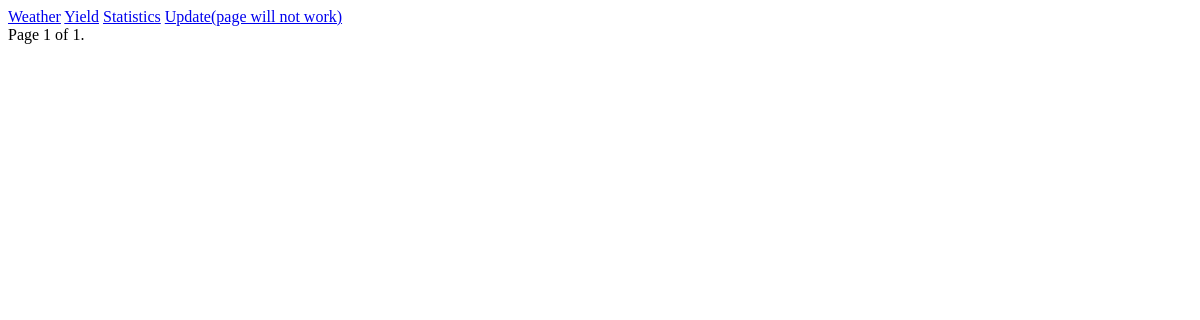
Before: /api/yield with the older database file.
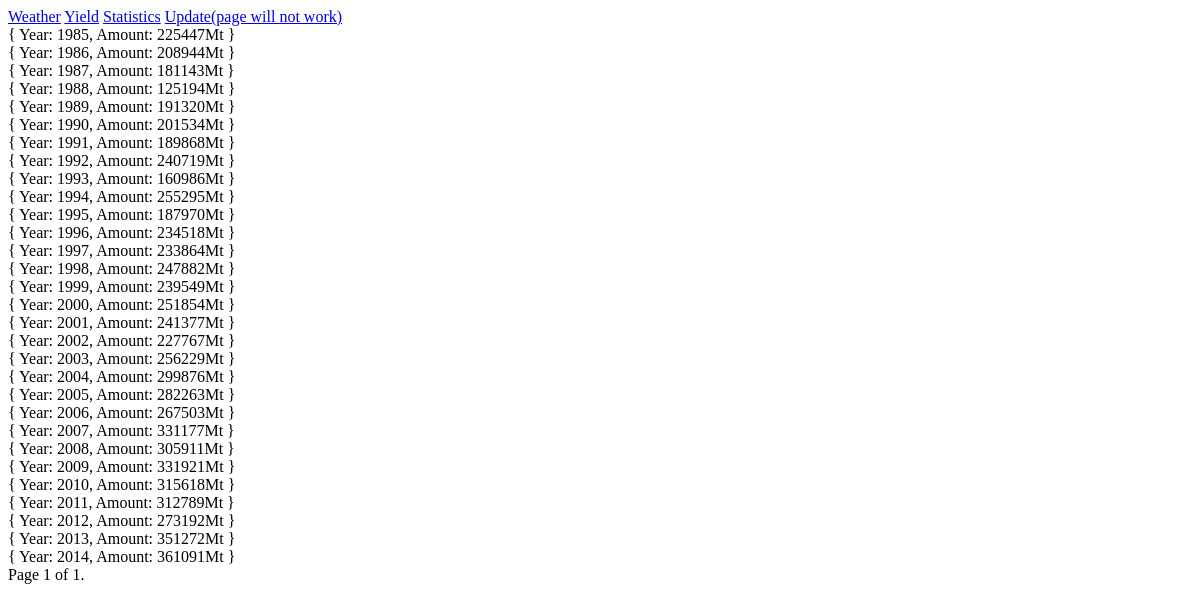
After: the same page with the newer database file.
### project/models.py (models this page shows, shortened)
class Yield(models.Model):
    year = models.IntegerField()
    amount = models.IntegerField()

### project/views.py (the view)
# urls.py: path('yield', views.api_yield, name='yield'),
def api_yield(request):
    result = Yield.objects.all()
    paginator = Paginator(result, per_page=30)
    page_number = request.GET.get('page')
    page_obj = paginator.get_page(page_number)
    return render(request, 'yield.html', {'page_obj': page_obj})

### project/templates/yield.html (shortened to what this page needs)
<!DOCTYPE html>
<html lang="en">
<head>
</head>
<body>
<div>
  <a href="/api/weather">Weather</a>
  <a href="/api/yield">Yield</a>
  <a href="/api/weather/stats">Statistics</a>
  <a href="/api/update">Update(page will not work)</a>
</div>
{% for data in page_obj %}
    {  Year: {{ data.year }},
    Amount: {{ data.amount }}Mt }<br>
{% endfor %}
<div class="pagination">
    <span class="step-links">
        <span class="current">
            Page {{ page_obj.number }} of {{ page_obj.paginator.num_pages }}.
        </span>
    </span>
</div>
</body>
</html>

Changed rows visible on the page:
added Yield: year "1985", amount "225447"
added Yield: year "1986", amount "208944"
added Yield: year "1987", amount "181143"
added Yield: year "1988", amount "125194"
added Yield: year "1989", amount "191320"
added Yield: year "1990", amount "201534"
added Yield: year "1991", amount "189868"
added Yield: year "1992", amount "240719"
added Yield: year "1993", amount "160986"
added Yield: year "1994", amount "255295"
added Yield: year "1995", amount "187970"
added Yield: year "1996", amount "234518"
added Yield: year "1997", amount "233864"
added Yield: year "1998", amount "247882"
added Yield: year "1999", amount "239549"
added Yield: year "2000", amount "251854"
added Yield: year "2001", amount "241377"
added Yield: year "2002", amount "227767"
added Yield: year "2003", amount "256229"
added Yield: year "2004", amount "299876"
added Yield: year "2005", amount "282263"
added Yield: year "2006", amount "267503"
added Yield: year "2007", amount "331177"
added Yield: year "2008", amount "305911"
added Yield: year "2009", amount "331921"
added Yield: year "2010", amount "315618"
added Yield: year "2011", amount "312789"
added Yield: year "2012", amount "273192"
added Yield: year "2013", amount "351272"
added Yield: year "2014", amount "361091"
